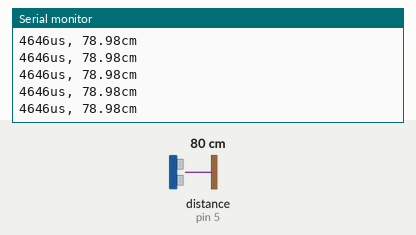
Simulated run of this sketch. Board: Arduino Uno, built with avr-gcc and run on an emulated ATmega328P. On the bench: the last lines printed to the serial monitor. Wiring (inferred from the names in the program): ultrasonic range finder: trigger pin 3; echo pin 5. The inputs (shaded band) are chosen by the test bench; at power-on: distance to the obstacle (sensor on pin 5) 80 cm. The echo pulse lasts 58.3 µs per cm.

Above: at 1.2 s.
1.3 s: distance to the obstacle (sensor on pin 5) set to 250 cm
At 1.5 s:
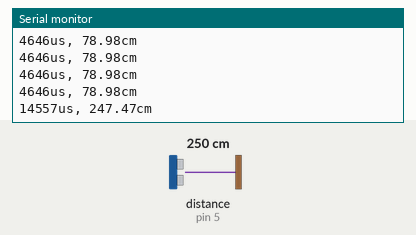
4.3 s: distance to the obstacle (sensor on pin 5) set to 2 cm
At 4.39 s:
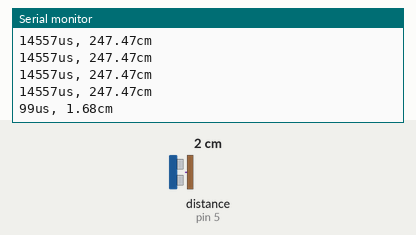
5.8 s: distance to the obstacle (sensor on pin 5) set to 35 cm
At 5.81 s:
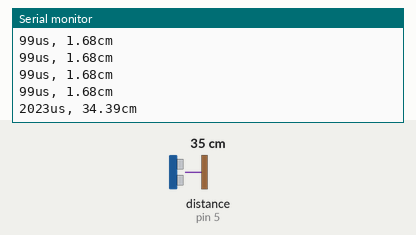
Timing chart, 0 to 8.8 s (numbered marks = the images above; inputs shaded):
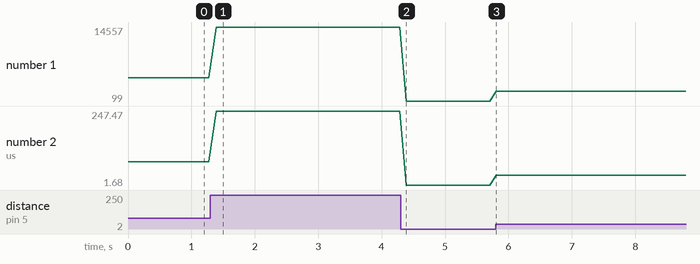

The sketch:

ultrasonicwave_0415.ino
```cpp
#define TRIG_PIN 3
#define ECHO_PIN 5
unsigned long int duration;
float cm;
void setup() {
 pinMode(TRIG_PIN, OUTPUT);
 pinMode(ECHO_PIN, INPUT);
 Serial.begin(9600); // 시리얼 모니터 사용. 속도는 1초에 9600 개 비트 전송
}
void loop() {
 digitalWrite(TRIG_PIN, HIGH); // 거리측정을 위해 TRIG_PIN을 HIGH로 설정
 delayMicroseconds(10); // 일정 시간(10 us) 동안 HIGH 상태 유지
 digitalWrite(TRIG_PIN, LOW); // TRIG_PIN을 LOW로 설정,
 duration = pulseIn(ECHO_PIN, HIGH, 18000);// 센서의 출력(ECHO_PIN)시간 측정
 cm = 0.017 * duration; // 수식에 따라 거리로 환산, 상수항은 미리 계산
 Serial.print(duration); // 시리얼 모니터에 측정 시간 표시
 Serial.print("us, "); // 시간 단위의 글자 us 표시
 Serial.print(cm); // 환산한 거리 표시
 Serial.println("cm"); // 거리 단위 cm 표시 후 줄 바꿈(다음줄 첫 번째 칸으로
 delay(100); // 표시위치를 이동함
}
```

Measured:
- after the input at 1.3 s, the serial monitor: prints a new line after 0.09 s (image 1)
- after the input at 4.3 s, the serial monitor: prints a new line after 0.09 s (image 2)
- after the input at 5.8 s, the serial monitor: prints a new line at once (image 3)
- plotted number 1: 4646 → 14557 after the input at 1.3 s, 14557 → 99 after the input at 4.3 s, 99 → 2023 after the input at 5.8 s
- plotted number 2: 78.98 → 247.47 after the input at 1.3 s, 247.47 → 1.68 after the input at 4.3 s, 1.68 → 34.39 after the input at 5.8 s
